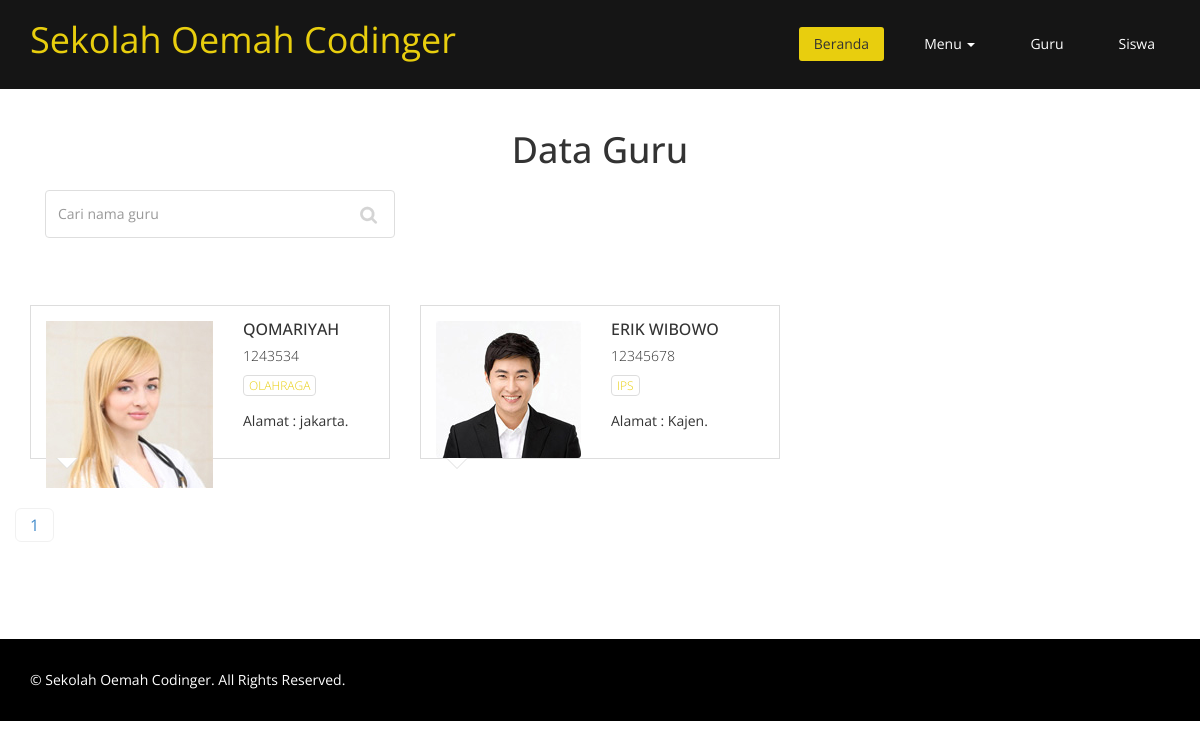
The page /index.php?page=guru on the database its author committed.
### tables this page shows
CREATE TABLE `tb_karyawan` (
  `nik` int(11) NOT NULL,
  `foto` varchar(50) NOT NULL,
  `nama_karyawan` varchar(45) NOT NULL,
  `jk` enum('L','P') NOT NULL,
  `tmp_lahir` varchar(25) NOT NULL,
  `tgl_lahir` date NOT NULL,
  `status` enum('ketua','guru','staf') NOT NULL,
  `mengajar` varchar(50) NOT NULL,
  `alamat` text NOT NULL,
  `no_hp` varchar(12) NOT NULL
);

### guru.php (the view, shortened to what this page needs)
<section id="about-us">
        <div class="container">
			<div class="skill-wrap clearfix">
				<div class="center wow fadeInDown">
                    <h2>Data Guru</h2>
					<form class="col-md-4" role="form" method="POST">
                        <input type="text" name="cari" class="form-control search_box" autocomplete="off" placeholder="Cari nama guru">
                    </form>
                </div>
				</div>
			<div class="team">
				<?php
					@$cari = $_POST['cari'];
				?>
				<div class="row clearfix">
				<?php
					$halaman = 3;
					$page = isset($_GET["halaman"]) ? (int)$_GET["halaman"] : 1;
					$mulai = ($page>1) ? ($page * $halaman) - $halaman : 0;
					if(!isset($cari)){
						$sql = mysqli_query($koneksi, "SELECT * FROM tb_karyawan WHERE status='guru' LIMIT $mulai, $halaman ");
						$jml = mysqli_query($koneksi, "SELECT * FROM tb_karyawan WHERE status='guru'");
					}else{
						$sql = mysqli_query($koneksi, "SELECT * FROM tb_karyawan WHERE status='guru' AND nama_karyawan LIKE '%".$cari."%' LIMIT $mulai, $halaman  ");
						$jml = mysqli_query($koneksi, "SELECT * FROM tb_karyawan WHERE status='guru' AND nama_karyawan LIKE '%".$cari."%'");
					}
					$total = mysqli_num_rows($jml);
					$pages = ceil($total/$halaman);
					while($data = mysqli_fetch_array($sql)){
				?>
					<div class="col-md-4 col-sm-6">
						<div class="single-profile-top wow fadeInDown" data-wow-duration="1000ms" data-wow-delay="300ms">
							<div class="media">
								<div class="pull-left">
									<a href="#"><img class="media-object" src="images/guru/<?php echo $data['foto'] ?>" alt="<?php echo $data['foto'] ?>"></a>
								</div>
								<div class="media-body">
									<h4><?php echo $data['nama_karyawan'] ?></h4>
									<h5><?php echo $data['nik'] ?></h5>
									<ul class="tag clearfix">
										<li class="btn"><a href="#"><?php echo $data['mengajar'] ?></a></li>
									</ul>
								</div>
							</div>
							<p>Alamat : <?php echo $data['alamat'] ?>.</p>
						</div>
					</div>
						<?php } ?>
						<div class="row">
							<div class="col-md-12">
							<ul class="pagination pagination-lg">
							<?php for ($i=1; $i<=$pages ; $i++){ ?>
							<li><a href="?page=guru&halaman=<?php echo $i; ?>"><?php echo $i; ?></a></li>
							<?php } ?>
							</ul>
							</div>
						</div>
				</div>
			</div>
		</div>
</section>

### index.php (shortened to what this page needs)
<!DOCTYPE html>
<html lang="en">
  <head>
    <link href="css/bootstrap.min.css" rel="stylesheet">
	<link rel="stylesheet" href="css/font-awesome.min.css">
	<link href="css/animate.min.css" rel="stylesheet">
    <link href="css/prettyPhoto.css" rel="stylesheet">
	<link href="css/style.css" rel="stylesheet">
	<link href="css/responsive.css" rel="stylesheet">
  </head>
  <body class="homepage">
      <?php include "menu.php" ?>
	<?php include "content.php" ?>
    <?php include "footer.php" ?>
</body>
</html>

### menu.php (shortened to what this page needs)
<header id="header">
        <nav class="navbar navbar-fixed-top" role="banner">
            <div class="container">
                <div class="navbar-header">
                    <a class="navbar-brand" href="index.php">Sekolah Oemah Codinger</a>
                </div>
                <div class="collapse navbar-collapse navbar-right">
                    <ul class="nav navbar-nav">
                    <li class="active"><a href="index.php">Beranda</a></li>
                      <li class="dropdown">
                        <a class="dropdown-toggle" data-toggle="dropdown" href="#">Menu
                        <span class="caret"></span></a>
                      </li>
                      <li><a href="index.php?page=guru">Guru</a></li>
                      <li><a href="index.php?page=siswa">Siswa</a></li>
                    </ul>
                </div>
            </div>
        </nav>
    </header>

### content.php (shortened to what this page needs)
<?php
    if($_GET['page']==""){
        include 'beranda.php';
    } else if($_GET['page']=="visimisi"){
        include 'visimisi.php';
    } else if($_GET['page']=="profil"){
        include 'profil.php';
    } else if($_GET['page']=="strukturorganisasi"){
        include 'struktur.php';
    } else if($_GET['page']=="guru"){
        include 'guru.php';
    } else if($_GET['page']=="siswa"){
        include 'siswa.php';
    } else if($_GET['page']=="detail_berita"){
        include 'detail_berita.php';
    }
?>

### footer.php
<footer id="footer" class="midnight-blue">
        <div class="container">
            <div class="row">
                <div class="col-sm-6">
                    &copy; Sekolah Oemah Codinger. All Rights Reserved.
                </div>
            </div>
        </div>
    </footer>

### css/style.css (style rules this page uses)
body { background: #fff; font-family:'Open Sans', Arial, sans-serif; color:#333; line-height:1.6em; }
h1, h2, h3, h4, h5, h6 { font-weight:500; font-family:'Open Sans', Arial, sans-serif; color:#333; }
h2 { font-size: 20px; }
h4 { font-size: 16px; }
a { color: #E8CE0E; -webkit-transition: color 300ms, background-color 300ms; -moz-transition: color 300ms, background-color 300ms; -o-transition: color 300ms, background-color 300ms; transition: color 300ms, background-color 300ms; }
.center h2 { font-size: 36px; margin-top: 0; margin-bottom: 20px; }
.media>.pull-left { margin-right: 20px; }
body > section { padding: 70px 0; }
.center { text-align: center; padding-bottom: 55px; }
.navbar>.container .navbar-brand { margin-left: 0; }
.navbar-brand { padding: 0; margin:0; color:#E8CE0E; }
.navbar-header a.navbar-brand { color:#E8CE0E; }
.navbar { border-radius: 0; margin-bottom: 0; background: #151515; padding: 15px 0; padding-bottom: 0; }
.navbar-nav { margin-top: 12px; }
.navbar-nav>li { margin-left: 25px; padding-bottom: 28px; }
.navbar-fixed-top .navbar-nav > li > a { padding: 5px 15px; margin: 0; border-radius: 3px; color: #fff; line-height: 24px; display: inline-block; }
.navbar-fixed-top { border: none; }
.navbar-fixed-top .navbar-brand { font-size: 36px; line-height: 50px; color: #fff; }
.navbar-fixed-top .navbar-nav > .active > a, .navbar-fixed-top .navbar-nav > .active > a:hover, .navbar-fixed-top .navbar-nav > .active > a:focus, .navbar-fixed-top .navbar-nav > .open > a, .navbar-fixed-top .navbar-nav > .open > a:hover, .navbar-fixed-top .navbar-nav > .open > a:focus { background-color: #E8CE0E; color: #333; }
.navbar-fixed-top .navbar-collapse, .navbar-fixed-top .navbar-form { border-top: 0; padding-bottom: 0; }
.skill-wrap { display: block; overflow: hidden; margin: 60px 0; }
.team h4 { margin-top: 0; text-transform: uppercase; }
.team h5 { font-weight: 300; }
.single-profile-top, .single-profile-bottom { font-weight: 400; line-height: 24px; }
.single-profile-top, .single-profile-bottom { border: 1px solid #ddd; padding: 15px; position: relative; }
.team .btn { background:transparent; font-size: 12px; font-weight: 300; margin-bottom: 3px; padding: 1px 5px; text-transform: uppercase; border:1px solid#ddd; margin-right: 3px; }
ul.social_icons, ul.tag { list-style: none; padding: 0; margin: 10px 0; display: block; }
ul.social_icons li, ul.tag li { display: inline-block; margin-right: 5px; }
.team .single-profile-top:before, .team .single-profile-top:after { content: ""; position: absolute; width: 0; height: 0; border-style: solid; }
.team .single-profile-top:before { left:26px; bottom: -20px; border-width: 10px; border-color:#fff transparent transparent transparent; z-index: 1; }
.team .single-profile-top:after { left: 25px; bottom: -22px; border-style: solid; border-width: 11px; border-color:#ddd transparent transparent transparent; z-index: 0; }
ul.pagination > li > a { border: 1px solid #F1F1F1; margin-right:5px; border-radius: 5px; font-size: 16px; padding: 5px 14px; }
.search_box { background-image: url("../images/search_icon.png"); background-position: 314px 15px; background-repeat: no-repeat; border-color: #DEDEDE; height: 48px; outline: medium none; box-shadow: none; }
#footer { padding-top: 30px; padding-bottom: 30px; color: #fff; background: #000; }

### rows shown on the page
tb_karyawan: foto (picture), nama_karyawan "QOMARIYAH", nik "1243534", mengajar "OLAHRAGA", alamat "jakarta"
tb_karyawan: foto (picture), nama_karyawan "ERIK WIBOWO", nik "12345678", mengajar "IPS", alamat "Kajen"
